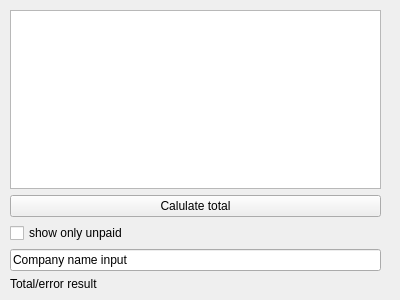
<?xml version="1.0" encoding="UTF-8"?>
<ui version="4.0">
 <class>Form</class>
 <widget class="QWidget" name="Form">
  <property name="geometry">
   <rect>
    <x>0</x>
    <y>0</y>
    <width>400</width>
    <height>300</height>
   </rect>
  </property>
  <property name="windowTitle">
   <string>Form</string>
  </property>
  <widget class="QWidget" name="">
   <property name="geometry">
    <rect>
     <x>10</x>
     <y>10</y>
     <width>371</width>
     <height>281</height>
    </rect>
   </property>
   <layout class="QVBoxLayout" name="verticalLayout_3">
    <item>
     <widget class="QListWidget" name="billsListWidget"/>
    </item>
    <item>
     <widget class="QPushButton" name="calculateButton">
      <property name="text">
       <string>Calulate total</string>
      </property>
     </widget>
    </item>
    <item>
     <widget class="QCheckBox" name="unpaidCheckBox">
      <property name="text">
       <string>show only unpaid</string>
      </property>
     </widget>
    </item>
    <item>
     <widget class="QLineEdit" name="companyLineEdit">
      <property name="text">
       <string>Company name input</string>
      </property>
     </widget>
    </item>
    <item>
     <widget class="QLabel" name="resultLabel">
      <property name="text">
       <string>Total/error result</string>
      </property>
     </widget>
    </item>
   </layout>
  </widget>
 </widget>
 <resources/>
 <connections/>
</ui>
